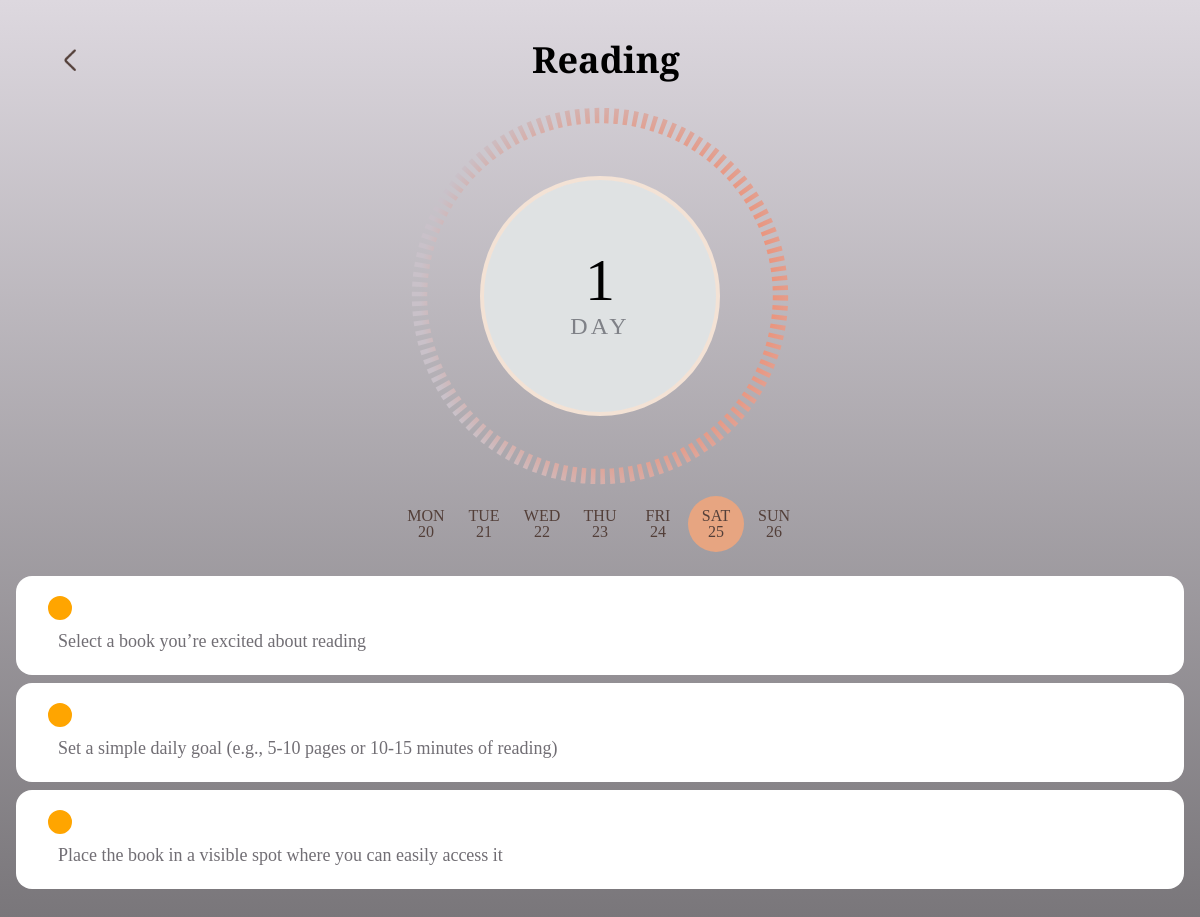
Page /habit/26/ (signed in) on the committed database.
### habits/models.py (models this page shows, shortened)
class Habit(models.Model):
    habit_id = models.AutoField(primary_key=True)
    language_code = models.ForeignKey(Language, on_delete=models.RESTRICT)
    habit_name = models.CharField(max_length=100)
    habit_type = models.CharField(max_length=4, choices=[('good', 'Good'), ('bad', 'Bad')])
    description = models.TextField(blank=True)
    gradient_color_start = models.CharField(max_length=7, blank=True, help_text="Hex code for the gradient start color")
    gradient_color_end = models.CharField(max_length=7, blank=True, help_text="Hex code for the gradient end color")
    created_at = models.DateTimeField(auto_now_add=True)
    class Meta:
        unique_together = ('habit_id', 'language_code')

class UserProgress(models.Model):
    user = models.ForeignKey(User, on_delete=models.CASCADE)
    habit = models.ForeignKey(Habit, on_delete=models.CASCADE)
    current_day = models.IntegerField(default=1)
    completed_tasks_today = models.IntegerField(default=0)
    last_updated = models.DateTimeField(auto_now=True)
    class Meta:
        unique_together = ('user', 'habit')

class HabStep(models.Model):
    habit = models.ForeignKey(Habit, on_delete=models.CASCADE)
    step = models.ForeignKey(Step, on_delete=models.CASCADE)
    step_order = models.IntegerField()
    created_at = models.DateTimeField(auto_now_add=True)
    class Meta:
        unique_together = ('habit', 'step', 'step_order')

class UserTask(models.Model):
    user_progress = models.ForeignKey(UserProgress, on_delete=models.CASCADE)
    task_completed = models.BooleanField(default=False)
    task_description = models.TextField()
    created_at = models.DateTimeField(auto_now_add=True)

class Step(models.Model):
    step_id = models.AutoField(primary_key=True)
    language_code = models.ForeignKey(Language, on_delete=models.RESTRICT)
    description = models.TextField()
    created_at = models.DateTimeField(auto_now_add=True)
    class Meta:
        unique_together = ('step_id', 'language_code')

### habits/views.py (the view, shortened to what this page needs)
# urls.py: path('habit/<int:id>/', views.habit, name='habit'),
def habit(request, id):
    user_id = request.session.get('user_id')
    if not user_id:
        return redirect('login')
    user = get_object_or_404(User, user_id=user_id)
    habit = get_object_or_404(Habit, habit_id=id)
    user_progress = UserProgress.objects.filter(user=user, habit=habit).first()
    steps_for_today = HabStep.objects.filter(habit=habit, step_order=user_progress.current_day)
    current_time = timezone.now()
    print(current_time.hour+2)
    if current_time.hour+2 == 24 and current_time.minute == 0:
        user_progress.check_all_tasks_completed()
    steps_for_today = HabStep.objects.filter(habit=habit, step_order=user_progress.current_day)
    today = timezone.now()
    start = today - timedelta(days=today.weekday())
    days_week = [(start + timedelta(days=i), ["Mon", "Tue", "Wed", "Thu", "Fri", "Sat", "Sun"][i]) for i in range(7)]
    return render(request, "smoking.html", {
        "habit": habit,
        "days_week": days_week,
        "today": today,
        "user_progress": user_progress,
        "steps_for_today": steps_for_today
    })

### habits/templates/smoking.html (shortened to what this page needs)
{% extends "base.html" %}
{% block style %}
{% load static %}
{% endblock style %}
{% block content %}
<div class="screen bg-gradient-to-b from-[#DDD8DF] to-[#787579] min-h-screen py-10">
    <div class="container-inside flex flex-col items-between justify-between pt-0 mx-16">
        <div class="header flex items-center justify-between">
            <div class="back-image text-4xl">
                <a href="{% url 'habits' %}">
                    <img class="w-3" src="{% static '/images/back.png' %}" alt="back-button" />
                </a>
            </div>
            <div class="title text-4xl text-center font-semibold">{{ habit.habit_name }}</div>
        </div>
        <div class="middle flex flex-col items-center justify-center mt-24 relative">
            <a href="/habit/{{habit.habit_id}}/info">{{habit_info}}
            <div class="circle color-white w-60 h-60 bg-[#DFE2E3] flex items-center justify-center rounded-full border-solid border-4 border-[#F3E2D5] relative">
                <div class="cont flex flex-col items-center justify-center">
                    <div class="top text-6xl" style="font-family: Jost">{{ user_progress.current_day }}</div>
                    <div class="bottom text-2xl text-[#7F8187] tracking-[0.2rem]" style="font-family: Jost">
                        DAY
                    </div>
                </div>
            </div>
            </a>
        </div>
    </div>
    <div class="days flex items-center justify-center gap-0.5 mt-20">
        {% for day, day_name in days_week %}
            <div class="day flex flex-col items-center justify-center {% if day == today %}bg-[#E7A581]{% else %}bg-transparent{% endif %} text-[#533F39] rounded-full w-14 h-14 gap-0">
                <div class="day-name uppercase">{{ day_name }}</div>
                <div class="day-number mt-[-8px]">{{ day.day }}</div>
            </div>
        {% endfor %}
    </div>
    <div class="tasks mt-6 gap-2 flex flex-col items-center justify-center mx-4">
        {% for hab_step in steps_for_today %}
        <div class="task bg-white rounded-2xl flex justify-between px-8 py-5 items-center w-full text-[#716e74] text-[18px]" style="font-family: Jost">
            <div class="task-container">
                <input type="checkbox"
                       name="step_{{ hab_step.step.step_id }}"
                       id="task-checkbox{{ forloop.counter }}"
                       class="custom-checkbox"
                       {% for task in user_progress.usertask_set.all %}
                           {% if task.task_description == hab_step.step.description %}
                               {% if task.task_completed %} checked {% endif %}
                           {% endif %}
                       {% endfor %} />
                <label for="task-checkbox{{ forloop.counter }}" class="custom-label cursor-pointer">
                    {{ hab_step.step.description }}
                </label>
            </div>
        </div>
        {% empty %}
        <div class="task bg-white rounded-2xl flex justify-between px-8 py-5 items-center w-full text-[#716e74] text-[18px]" style="font-family: Jost">
            <span>No tasks available for today.</span>
        </div>
        {% endfor %}
    </div>
</div>
{% endblock content %}

### habits/templates/base.html (style rules this page uses)
body { font-family: "Crimson Text", serif; }

### habits/templates/smoking.html (style rules this page uses)
body { font-family: "Crimson Text", serif; }
.custom-checkbox { appearance: none; width: 24px; height: 24px; border-radius: 50%; border: 2px solid #716e74; outline: none; cursor: pointer; position: relative; transition: background-color 0.5s, border-color 0.3s; }
.custom-checkbox:checked { background-color: orange; border-color: orange; }
.custom-checkbox:checked::after { content: ''; display: block; width: 12px; height: 12px; border-radius: 50%; position: absolute; top: 50%; left: 50%; transform: translate(-50%, -50%); }
.custom-label { display: flex; align-items: center; margin-left: 10px; }

### rows in the picture
Habit: habit_name "Reading"
UserProgress: current_day "1"
HabStep: step_id "☑", step.description "Select a book you’re excited about reading"
HabStep: step_id "☑", step.description "Set a simple daily goal (e.g., 5-10 pages or 10-15 minutes of reading)"
HabStep: step_id "☑", step.description "Place the book in a visible spot where you can easily access it"

### other values in the picture
{{ day_name }} "MON" "TUE" "WED" "THU" "FRI" "SAT" "SUN"
{{ day.day }} "20" "21" "22" "23" "24" "25" "26"
